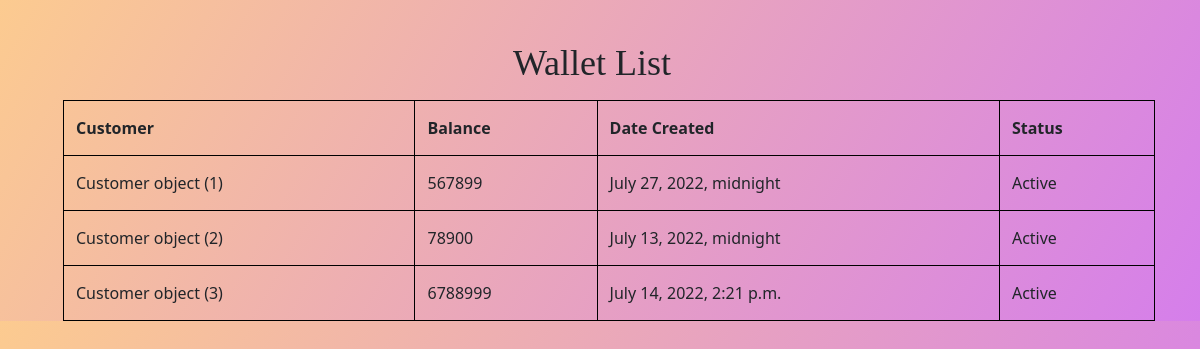
/wallet/wallet_list/, run on the app's committed database.
### wallet/models.py (models this page shows)
class Wallet(models.Model):
    balance = models.IntegerField()
    customer = models.ForeignKey(Customer,on_delete=models.CASCADE,related_name='wallet_customer')
    date_created = models.DateTimeField()
    status = models.CharField(max_length=15)
    currency = models.ForeignKey(Currency,on_delete=models.CASCADE,related_name='wallet_currency')
    history = models.DateTimeField()
    pin = models.IntegerField()

class Customer(models.Model):
    first_name=models.CharField(max_length=20)
    last_name=models.CharField(max_length=20)
    address=models.CharField(max_length=95)
    email=models.EmailField(max_length=254)
    phone_number=models.CharField(max_length=13)
    GENDER_CHOICES = (
           ("M", "Male"),
           ("F", "Female"),
           ("NB", "Non-Binary"),
    )
    gender=models.CharField(max_length=10,choices=GENDER_CHOICES)
    age=models.PositiveSmallIntegerField()
    profile_picture = models.ImageField(default='default.jpg', upload_to='profile_pics')

### wallet/views.py (the view)
# urls.py: path("wallet_list/",list_wallet,name="registration"),
def list_wallet(request):
   wallets=Wallet.objects.all()
   return render(request,'wallet/wallet_list.html',
    {"Wallet":wallets}
   )

### wallet/templates/wallet/wallet_list.html (shortened to what this page needs)
<!DOCTYPE html>
<html lang="en">
<head>
 <link href="https://cdn.jsdelivr.net/npm/bootstrap@5.0.2/dist/css/bootstrap.min.css" rel="stylesheet">
</head>
<body>
 <h1>Wallet List</h1>
 <table>
   <tr>
     <th>Customer </th>
     <th>Balance </th>
     <th>Date Created</th>
     <th>Status</th>
   </tr>
   <tb>{%for wallets in Wallet%}</tb>
   <tr>
     <td>{{wallets.customer}}</td>
     <td>{{wallets.balance}}</td>
     <td>{{wallets.date_created}}</td>
     <td>{{wallets.status}}</td>
     {%endfor%}
   </tr>
 </table>
</body>
</html>

### wallet/templates/wallet/wallet_list.html (style rules this page uses)
body { background-image: linear-gradient(120deg, #fccb90 0%, #d57eeb 100%); }
table, td, th { border: 1px solid black; }
table { border-collapse: collapse; width: 91%; margin-top: 15px; margin-left: 63px; }
th { padding: 15px 12px; }
td { text-align: left; padding: 15px 12px; }
h1 { margin-left: 513px; padding-top: 42px; font-size: 36px; font-family: cursive; }

### data on the page
Wallet: customer "Customer object (1)", balance "567899", date_created "July 27, 2022, midnight", status "Active"
Wallet: customer "Customer object (2)", balance "78900", date_created "July 13, 2022, midnight", status "Active"
Wallet: customer "Customer object (3)", balance "6788999", date_created "July 14, 2022, 2:21 p.m.", status "Active"
